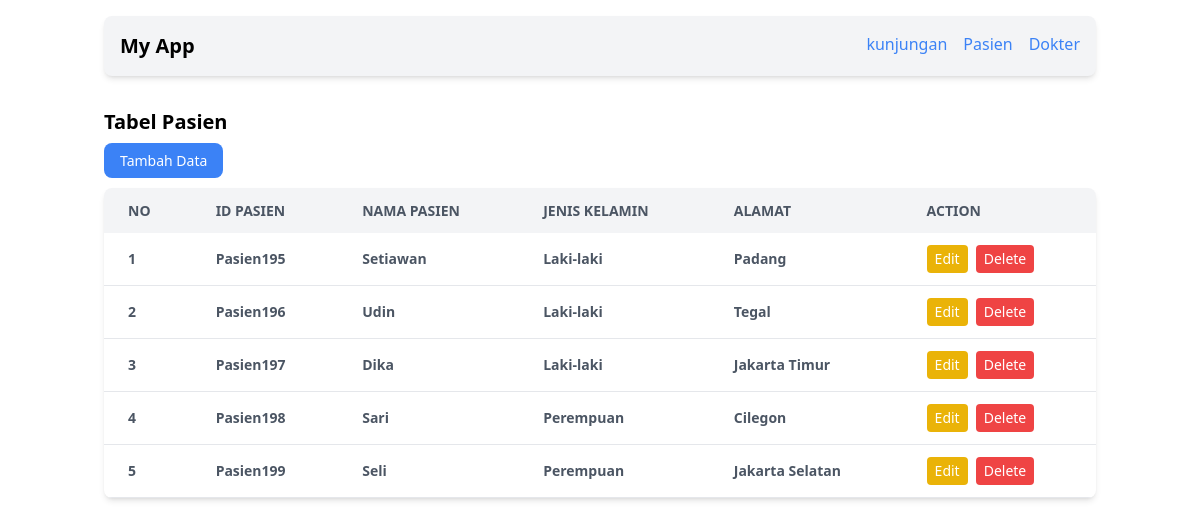
Page /pasien/pasien-controller.php on the committed database.
### tables this page shows
CREATE TABLE `pasien` (
  `idPasien` varchar(50) NOT NULL,
  `nmPasien` varchar(50) NOT NULL,
  `jk` char(15) NOT NULL,
  `alamat` varchar(255) NOT NULL
);

### pasien/pasien-home.php (the view, shortened to what this page needs)
<!DOCTYPE html>
<html lang="en">
<head>
    <link href="../output.css" rel="stylesheet">
</head>
<body class="bg-cover bg-center bg-no-repeat bg-fixed" style="background-image: url('background1.jpg');">
<div class="container mx-auto px-4 py-4">
    <nav class="bg-gray-100 p-4 rounded-lg shadow-md flex justify-between">
        <a href="#" class="text-xl font-semibold">My App</a>
        <ul class="flex space-x-4">
            <li><a href="kunjungan.php" class="text-blue-500 hover:text-blue-700">kunjungan</a></li>
            <li><a href="pasien.php" class="text-blue-500 hover:text-blue-700">Pasien</a></li>
            <li><a href="dokter.php" class="text-blue-500 hover:text-blue-700">Dokter</a></li>
        </ul>
    </nav>
    <div class="mt-8">
        <h3 class="text-xl font-bold pb-3">Tabel Pasien</h3>
        <a href="tambahpasien.php" class="mt-4 bg-blue-500 text-white px-4 py-2 rounded-lg text-sm">Tambah Data</a>
    </div>
    <div class="mt-4">
        <table class="min-w-full bg-white shadow-md rounded-lg overflow-hidden">
            <thead>
                <tr class="bg-gray-100 text-gray-600 uppercase text-sm leading-normal">
                    <th class="py-3 px-6 text-left">No</th>
                    <th class="py-3 px-6 text-left">ID Pasien</th>
                    <th class="py-3 px-6 text-left">Nama Pasien</th>
                    <th class="py-3 px-6 text-left">Jenis Kelamin</th>
                    <th class="py-3 px-6 text-left">Alamat</th>
                    <th class="py-3 px-6 text-left">Action</th>
                </tr>
            </thead>
            <tbody class="text-gray-600 text-sm font-light">
                <?php
                include '../config.php';
                $no = 1;
                $hasil = $konek->query("SELECT * FROM pasien");
                while ($row = $hasil->fetch_assoc()) {
                ?>
                <tr class="border-b border-gray-200 hover:bg-gray-100">
                    <td class="py-3 px-6 text-left font-bold"><?= $no++; ?></td>
                    <td class="py-3 px-6 text-left font-bold"><?= $row['idPasien']; ?></td>
                    <td class="py-3 px-6 text-left font-bold"><?= $row['nmPasien']; ?></td>
                    <td class="py-3 px-6 text-left font-bold"><?= $row['jk']; ?></td>
                    <td class="py-3 px-6 text-left font-bold"><?= $row['alamat']; ?></td>
                    <td class="py-3 px-6 text-left flex items-center space-x-2">
                        <a href="editpasien.php?edit=<?= $row['idPasien']; ?>" class="bg-yellow-500 text-white px-2 py-1 rounded">Edit</a>
                        <form method="post" action="deletepasien.php" onsubmit="return confirmDeletion(this);">
                            <button type="submit" class="bg-red-500 text-white px-2 py-1 rounded">Delete</button>
                        </form>
                    </td>
                </tr>
                <?php } ?>
            </tbody>
        </table>
    </div>
</div>
</body>
</html>

### pasien/pasien-controller.php (shortened to what this page needs)
<?php
$host = "localhost";
$user = "root";
$password = "";
$database = "hospital";
$konek = mysqli_connect($host, $user, $password, $database);
if (isset($_GET['action'])) {
    $action = $_GET['action'];
    if ($action == 'edit' && isset($_GET['idPasien'])) {
        include 'editpasien.php';
    } elseif ($action == 'add') {
        include 'tambahpasien.php';
    } else {
        include 'pasien-home.php';
    }
} else {
    include 'pasien-home.php';
}
?>

### rows in the picture
pasien: idPasien "Pasien195", nmPasien "Setiawan", jk "Laki-laki", alamat "Padang"
pasien: idPasien "Pasien196", nmPasien "Udin", jk "Laki-laki", alamat "Tegal"
pasien: idPasien "Pasien197", nmPasien "Dika", jk "Laki-laki", alamat "Jakarta Timur"
pasien: idPasien "Pasien198", nmPasien "Sari", jk "Perempuan", alamat "Cilegon"
pasien: idPasien "Pasien199", nmPasien "Seli", jk "Perempuan", alamat "Jakarta Selatan"
